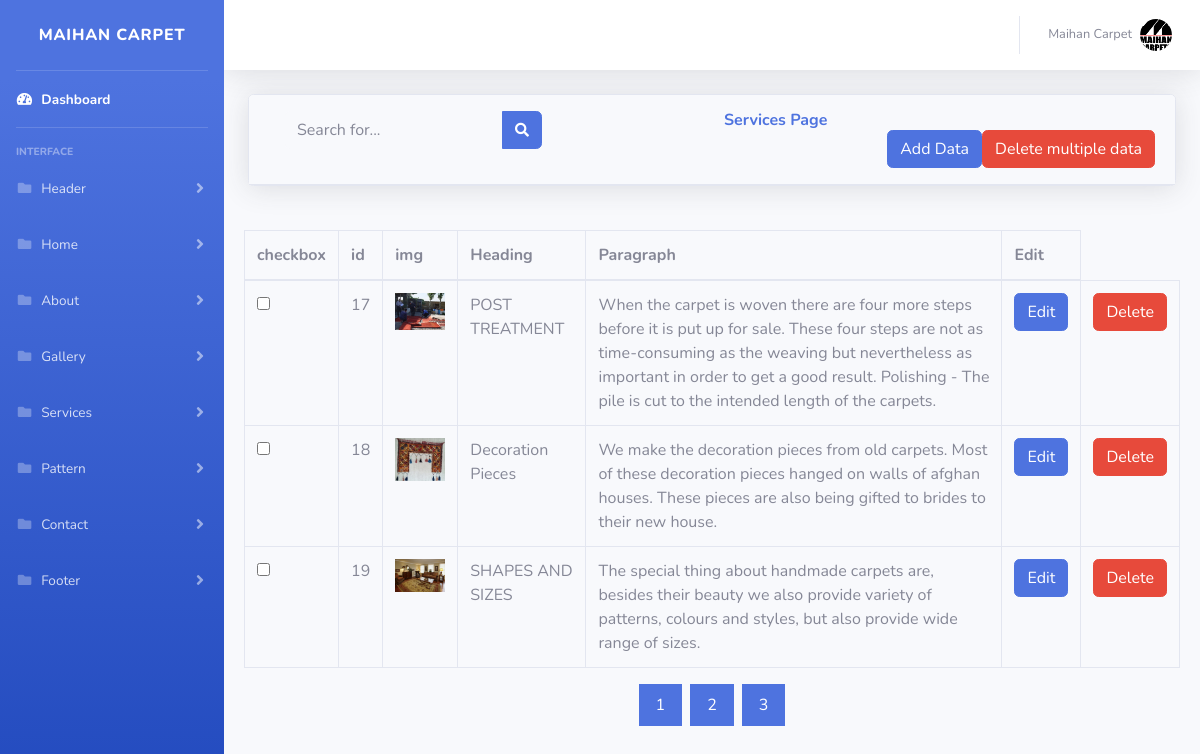
Screenshot of /AP/services.php?page=2 (signed in) with the database file from the repository.
### tables this page shows
CREATE TABLE `hsection1` (
  `Id` int(40) NOT NULL,
  `Img` text NOT NULL,
  `Heading` varchar(30) NOT NULL,
  `Paragraph` text NOT NULL
);

### AP/services.php (the view, shortened to what this page needs)
<?php
	include 'includes/header.php';
	include 'includes/navbar.php';
?>
<div class="container-fluid">
  <div class="card shadow mb-4">
    <div class="card-header py-3">
      <div class="row">
        <div class="col-6">
         <form class="d-none d-sm-inline-block form-inline mr-auto ml-md-3 my-2 my-md-0 mw-100 navbar-search" action="" method="post">
            <div class="input-group">
              <input type="text" class="form-control bg-light border-0 small" placeholder="Search for..." aria-label="Search" aria-describedby="basic-addon2"  name="search1">
              <div class="input-group-append">
                <button class="btn btn-primary" type="submit" name="search">
                  <i class="fas fa-search fa-sm"></i>
                </button>
              </div>
            </div>
          </form>
        </div>
        <div class="col-6 ">
          <h6 class="m-0 font-weight-bold text-primary ">
           Services Page
            <form action="code.php" method="post">
              <input  type="submit" name="multiservices" value="Delete multiple data" class="btn btn-danger float-right">
              <button type="button" class="btn btn-primary float-right" data-toggle="modal"  data-target="#addadminpanelfile">
                Add Data
              </button>
          </h6>
        </div>
      </div>
    </div>
  </div>
</div>
  <div class="card-body">
    <div class="table-responsive">
      <?php
        $record = 3;
        $page = '';
        if (isset($_GET["page"])) {
          $page = $_GET["page"];
        }
        else{
           $page =1;
        }
        $start = ($page-1)*$record;
         if (isset($_POST['search'])) {
          $search = preg_replace("#[^0-9a-z]#i","", $_POST['search1']);
          $select = "SELECT * FROM hsection1 WHERE Id LIKE '%".$search."%' OR Heading LIKE '%". $search ."%' OR Paragraph LIKE '%". $search ."%' ";
          $result = $connection -> query($select);
        ?>
         <table class="table table-bordered" id="dataTable" width="100%" cellspacing="0">
        <thead>
          <tr>
            <th>id</th>
            <th>img</th>
            <th>Heading</th>
            <th>Paragraph</th>
            <th>Edit</th>
            <th>Delete</th>
          </tr>
        </thead>
        <tbody>
          <?php
            if ($result-> num_rows > 0) {
              while ($row = $result->fetch_assoc()) {
                echo "<tr> <td><input type='checkbox' value='$row[Id]' name='chk[]' ></td>".
                          "<td> $row[Id] </td>".
                          "<td><img src='$row[Img]' height='auto' width='50px'> </td>".
                          "<td>$row[Heading]</td>".
                          "<td>$row[Paragraph]</td>".
                          "<td><a href='servicesedit.php?EditH=$row[Id]&Heading=",urlencode($row['Heading']),"&Paragraph=",urlencode($row['Paragraph']),"&Img=",urlencode($row['Img']),"' class='btn btn-info'>Edit</a></td>".
                          "<td><a href='servicescontrol.php?deleteH=$row[Id]' class='btn btn-danger'>Delete</a></td></tr>";
              }
            }
          ?>
        </tbody>
      </table>
      <?php
    }else{
        $select = "SELECT * FROM hsection1 ORDER BY Id LIMIT $start, $record";
        $result = $connection -> query($select);
      ?>
      <table class="table table-bordered" id="dataTable" width="100%" cellspacing="0">
        <thead>
          <tr>
            <th>checkbox</th>
            <th>id</th>
            <th>img</th>
            <th>Heading</th>
            <th>Paragraph</th>
            <th>Edit</th>
          </tr>
        </thead>
        <tbody>
          <?php
            if ($result-> num_rows > 0) {
            while ($row = $result->fetch_assoc()) {
                echo "<tr> <td><input type='checkbox' value='$row[Id]' name='chk[]' ></td>".
                          "<td> $row[Id] </td>".
                          "<td><img src='$row[Img]' height='auto' width='50px'> </td>".
                          "<td>$row[Heading]</td>".
                          "<td>$row[Paragraph]</td>".
                          "<td><a href='servicesedit.php?EditH=$row[Id]&Heading=",urlencode($row['Heading']),"&Paragraph=",urlencode($row['Paragraph']),"&Img=",urlencode($row['Img']),"&Paragraph1=","' class='btn btn-primary'>Edit</a></td>".
                          "<td><a href='servicescontrol.php?deleteH=$row[Id]' class='btn btn-danger'>Delete</a></td></tr>";
              }
            }
          ?>
        </tbody>
      </table>
      <div class="center">
        <div class="pagination">
            <?php
              $page_query = "SELECT * FROM hsection1 ORDER BY Id ";
              $page_result = $connection->query($page_query);
              $total_records = $page_result -> num_rows;
              $total_pages = ceil($total_records/$record);
              for ($i=1; $i <=$total_pages ; $i++) {
                echo "<a href='services.php?page=$i'>$i</a>";
                }
              }
            ?>
          </div>
      </div>
    </div>
  </div>
  </div>
</div>
<?php
	include 'includes/footer.php';
?>

### rows the page displays
hsection1: Id "17", Img (picture), Heading "POST TREATMENT", Paragraph "When the carpet is woven there are four more steps before it is put up for sale. These four steps are not as time-consuming as the weaving but nevertheless as important in order to get a good result. Polishing - The pile is cut to the intended length of the carpets."
hsection1: Id "18", Img (picture), Heading "Decoration Pieces", Paragraph "We make the decoration pieces from old carpets. Most of these decoration pieces hanged on walls of afghan houses. These pieces are also being gifted to brides to their new house."
hsection1: Id "19", Img (picture), Heading "SHAPES AND SIZES", Paragraph "The special thing about handmade carpets are, besides their beauty we also provide variety of patterns, colours and styles, but also provide wide range of sizes."

### other values shown
$_SESSION['username'] "Maihan Carpet"
